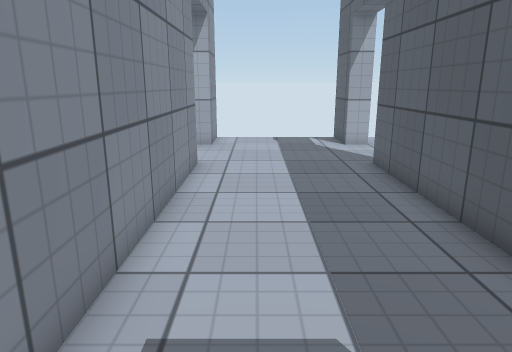
View 1 (above)

12 first-person views from a walk through a 3-D level made in the Unity game engine. The camera is 1.3 m above the floor, tilts 14° down and sees 70° across. The floor is counted in squares, 0.5 m on a side. Each view is taken from the middle of a square. On the plan, view 1 faces up. The plan holds only what a view shows up to about 20 squares ahead; the rest is blank. The player character is not drawn. Surface patterns are stand-ins for the level's own textures.

View 2
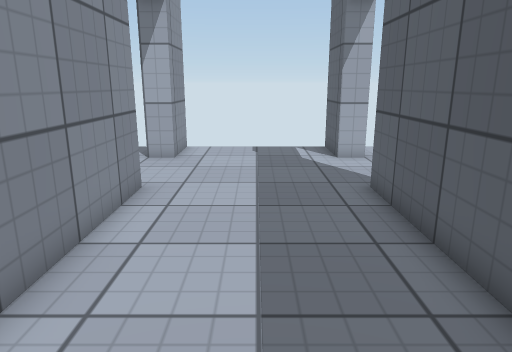

View 3
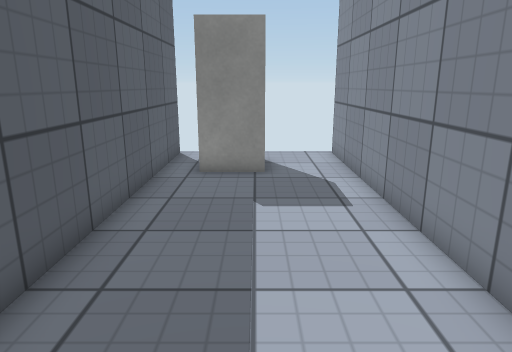

View 4
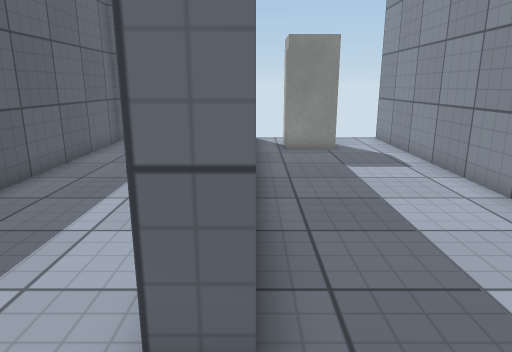

View 5
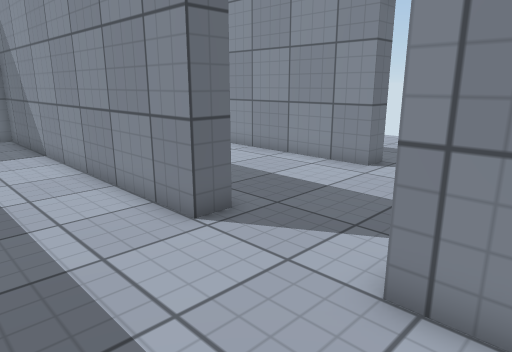

View 6
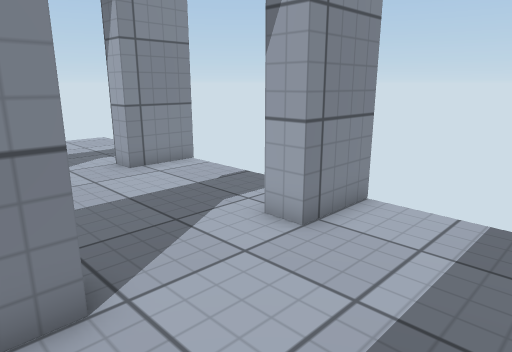

View 7
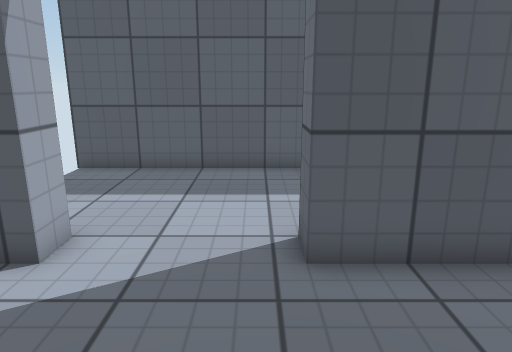

View 8
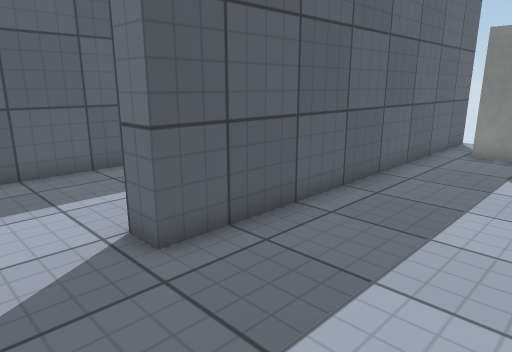

View 9
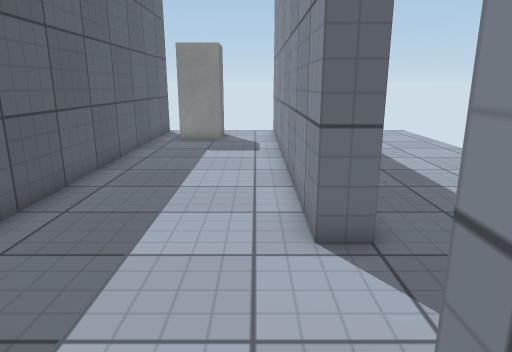

View 10
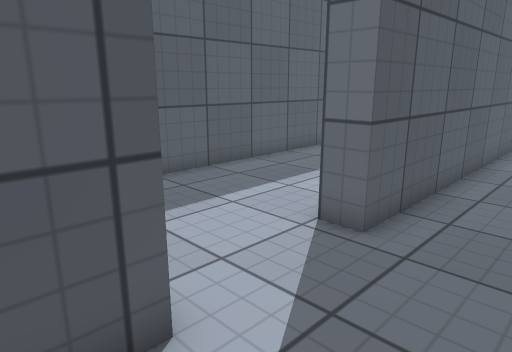

View 11
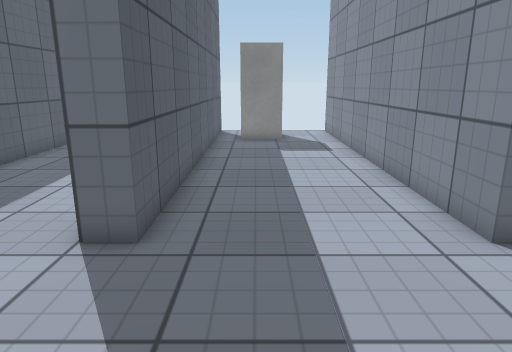

View 12
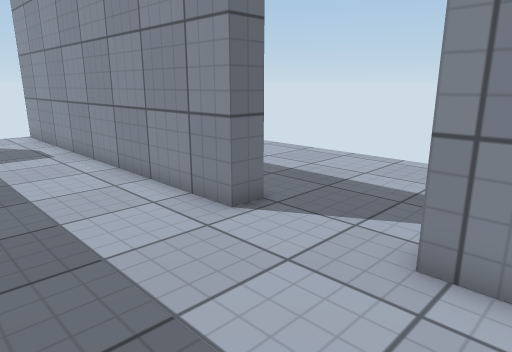

### Floor plan
Ten units are one square. View 1 is at (0, 0); x grows to the right and y downward. Boxes are objects, and circles mark ways between rooms. Rooms are numbered by the first view taken in them; rooms with no view inside come last. Other rooms are left out.
<svg viewBox="-36 -194 146 233">
<path fill="none" stroke="#000" d="M-31 -123 -20 -123 -20 32M40 -162 40 -188M-20 -189 -20 -162 -30 -162M40 34 40 -123M40 -123 50 -123 50 22M50 -189 50 -162 40 -162M105 22 105 -188"/>
<rect x="5" y="-5" width="30" height="30" fill="#bbb"><title>other object</title></rect>
<circle cx="45" cy="-140" r="3" fill="#2a7"/>
<text x="10" y="-80">1</text>
<text x="70" y="-90">2</text>
</svg>
Room 1 opens to room 2.

Where each view was taken, in squares from view 1:
view 1: 0 up, 0 right, facing up
view 2: 3 up, 1 right, facing up
view 3: 11 up, 1 right, facing down
view 4: 15 up, 4 right, facing down
view 5: 18 up, 9 right, facing down-left
view 6: 11 up, 9 right, facing up-left
view 7: 13 up, 1 left, facing right
view 8: 15 up, 1 left, facing down-right
view 9: 18 up, 1 left, facing down
view 10: 18 up, 1 right, facing down-right
view 11: 18 up, 2 right, facing down
view 12: 18 up, 3 right, facing down-left
